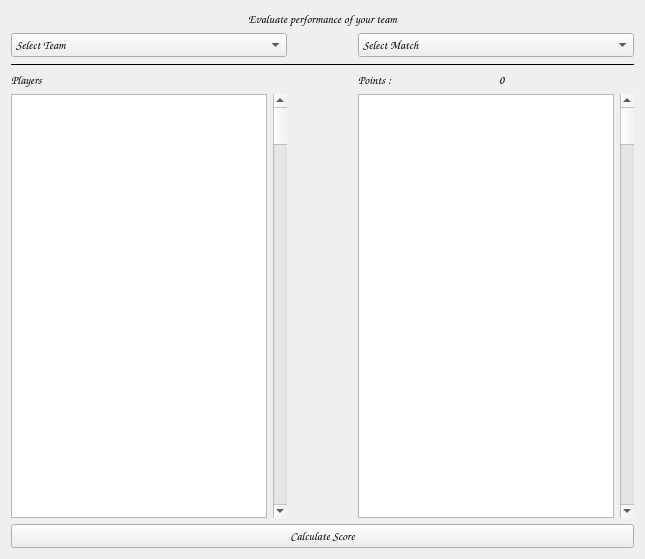
<?xml version="1.0" encoding="UTF-8"?>
<ui version="4.0">
 <class>Form</class>
 <widget class="QWidget" name="Form">
  <property name="geometry">
   <rect>
    <x>0</x>
    <y>0</y>
    <width>645</width>
    <height>559</height>
   </rect>
  </property>
  <property name="font">
   <font>
    <family>Comic Sans MS</family>
    <pointsize>9</pointsize>
    <weight>75</weight>
    <italic>true</italic>
    <bold>true</bold>
   </font>
  </property>
  <property name="windowTitle">
   <string>Open Team</string>
  </property>
  <property name="styleSheet">
   <string notr="true">font: bold italic 9pt &quot;Comic Sans MS&quot;;
background-image:url(&quot;c.jpeg&quot;)
</string>
  </property>
  <layout class="QGridLayout" name="gridLayout">
   <item row="4" column="2" colspan="2">
    <layout class="QHBoxLayout" name="horizontalLayout_2">
     <item>
      <widget class="QListWidget" name="list2">
       <property name="styleSheet">
        <string notr="true">background-image:url(&quot;d.jpeg&quot;)
</string>
       </property>
      </widget>
     </item>
     <item>
      <widget class="QScrollBar" name="verticalScrollBar_2">
       <property name="orientation">
        <enum>Qt::Vertical</enum>
       </property>
      </widget>
     </item>
    </layout>
   </item>
   <item row="3" column="2">
    <widget class="QLabel" name="label_2">
     <property name="text">
      <string>Points :</string>
     </property>
    </widget>
   </item>
   <item row="1" column="2" colspan="2">
    <widget class="QComboBox" name="cb2">
     <item>
      <property name="text">
       <string>Select Match</string>
      </property>
     </item>
    </widget>
   </item>
   <item row="6" column="0" colspan="4">
    <layout class="QHBoxLayout" name="horizontalLayout_4">
     <item>
      <widget class="QPushButton" name="b1">
       <property name="text">
        <string>Calculate Score</string>
       </property>
      </widget>
     </item>
    </layout>
   </item>
   <item row="0" column="0" colspan="4">
    <widget class="QLabel" name="label_3">
     <property name="font">
      <font>
       <family>Comic Sans MS</family>
       <pointsize>9</pointsize>
       <weight>75</weight>
       <italic>true</italic>
       <bold>true</bold>
      </font>
     </property>
     <property name="text">
      <string>Evaluate performance of your team</string>
     </property>
     <property name="alignment">
      <set>Qt::AlignCenter</set>
     </property>
    </widget>
   </item>
   <item row="1" column="0">
    <widget class="QComboBox" name="cb1">
     <property name="styleSheet">
      <string notr="true"/>
     </property>
     <item>
      <property name="text">
       <string>Select Team</string>
      </property>
     </item>
    </widget>
   </item>
   <item row="2" column="0" colspan="4">
    <widget class="Line" name="line">
     <property name="frameShadow">
      <enum>QFrame::Plain</enum>
     </property>
     <property name="orientation">
      <enum>Qt::Horizontal</enum>
     </property>
    </widget>
   </item>
   <item row="3" column="3">
    <widget class="QLabel" name="l1">
     <property name="text">
      <string>0</string>
     </property>
    </widget>
   </item>
   <item row="4" column="0">
    <layout class="QHBoxLayout" name="horizontalLayout">
     <item>
      <widget class="QListWidget" name="list1">
       <property name="styleSheet">
        <string notr="true">background-image:url(&quot;d.jpeg&quot;)
</string>
       </property>
      </widget>
     </item>
     <item>
      <widget class="QScrollBar" name="verticalScrollBar">
       <property name="orientation">
        <enum>Qt::Vertical</enum>
       </property>
      </widget>
     </item>
    </layout>
   </item>
   <item row="3" column="0">
    <widget class="QLabel" name="label">
     <property name="text">
      <string>Players</string>
     </property>
    </widget>
   </item>
   <item row="4" column="1">
    <spacer name="horizontalSpacer">
     <property name="orientation">
      <enum>Qt::Horizontal</enum>
     </property>
     <property name="sizeHint" stdset="0">
      <size>
       <width>40</width>
       <height>20</height>
      </size>
     </property>
    </spacer>
   </item>
  </layout>
 </widget>
 <resources/>
 <connections/>
</ui>
